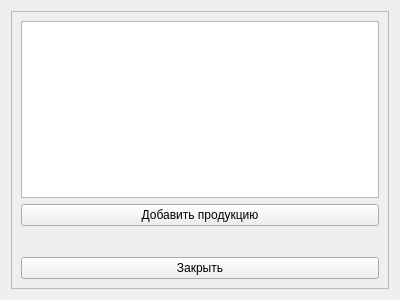
<?xml version="1.0" encoding="UTF-8"?>
<ui version="4.0">
 <class>WarehouseSystemProductWidget</class>
 <widget class="QWidget" name="WarehouseSystemProductWidget">
  <property name="geometry">
   <rect>
    <x>0</x>
    <y>0</y>
    <width>400</width>
    <height>300</height>
   </rect>
  </property>
  <property name="windowTitle">
   <string>Продукция | ООО &quot;Нинель&quot;</string>
  </property>
  <layout class="QGridLayout" name="gridLayout_2">
   <item row="0" column="0">
    <widget class="QFrame" name="frMain">
     <property name="frameShape">
      <enum>QFrame::StyledPanel</enum>
     </property>
     <property name="frameShadow">
      <enum>QFrame::Raised</enum>
     </property>
     <layout class="QGridLayout" name="gridLayout">
      <item row="0" column="0">
       <widget class="QTableView" name="tvProducts"/>
      </item>
      <item row="1" column="0">
       <widget class="QPushButton" name="pbAddProduct">
        <property name="text">
         <string>Добавить продукцию</string>
        </property>
       </widget>
      </item>
      <item row="3" column="0">
       <widget class="QPushButton" name="pbClose">
        <property name="text">
         <string>Закрыть</string>
        </property>
       </widget>
      </item>
      <item row="2" column="0">
       <spacer name="verticalSpacer">
        <property name="orientation">
         <enum>Qt::Vertical</enum>
        </property>
        <property name="sizeHint" stdset="0">
         <size>
          <width>20</width>
          <height>40</height>
         </size>
        </property>
       </spacer>
      </item>
     </layout>
    </widget>
   </item>
  </layout>
 </widget>
 <resources/>
 <connections/>
</ui>
